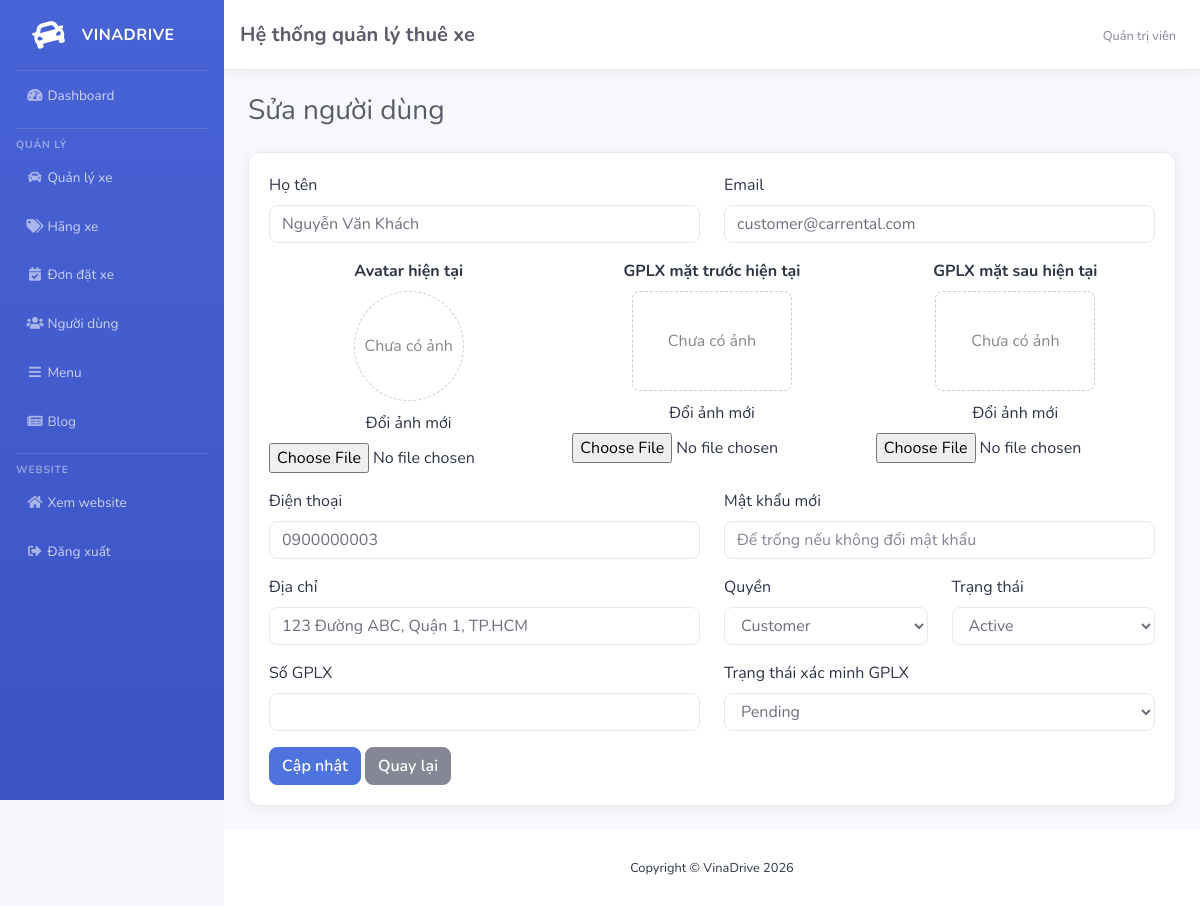
Page /admin/users/3/edit (signed in) on the committed database.
### tables this page shows
CREATE TABLE `users` (
    `UserID`                INT(11) NOT NULL AUTO_INCREMENT,
    `FullName`              VARCHAR(150) NOT NULL,
    `Email`                 VARCHAR(150) NOT NULL,
    `Phone`                 VARCHAR(20) DEFAULT NULL,
     
     
     
    `PasswordHash`          VARCHAR(255) NOT NULL,
    `Address`               VARCHAR(255) DEFAULT NULL,
    `Avatar`                VARCHAR(255) DEFAULT NULL,
    `LicenseNumber`         VARCHAR(50) DEFAULT NULL,
    `LicenseFrontImage`     VARCHAR(255) DEFAULT NULL,
    `LicenseBackImage`      VARCHAR(255) DEFAULT NULL,
    `LicenseVerifiedStatus` VARCHAR(30) DEFAULT 'Pending',
    `LicenseUploadedAt`     DATETIME DEFAULT NULL,
    `RoleID`                INT(11) NOT NULL,
    `Status`                VARCHAR(20) DEFAULT 'Active',
    `CreatedAt`             DATETIME DEFAULT CURRENT_TIMESTAMP,
    `UpdatedAt`             DATETIME DEFAULT NULL ON UPDATE CURRENT_TIMESTAMP,
    PRIMARY KEY (`UserID`),
    UNIQUE KEY `Email` (`Email`),
    UNIQUE KEY `Phone` (`Phone`),
    KEY `RoleID` (`RoleID`),
    CONSTRAINT `fk_users_role` FOREIGN KEY (`RoleID`) REFERENCES `roles` (`RoleID`)
);

### app/Core/Controller.php (called while the page is built, shortened)
<?php
abstract class Controller
{
    protected function view(string $viewName, array $data = [], ?string $layout = 'admin/layout/main'): void
    {
        extract($data);
        $viewFile = __DIR__ . '/../Views/' . $viewName . '.php';
        require $viewFile;
    }
}

### app/Controllers/Admin/UserController.php (called while the page is built, shortened)
<?php
class UserController extends Controller
{
    private UserModel $userModel;
    public function __construct()
    {
        $this->userModel = new UserModel();
    }
    public function edit(string $id): void
    {
        $user = $this->userModel->find((int) $id);
        $this->view('admin/users/edit', [
            'pageTitle' => 'Sửa người dùng',
            'user' => $user,
        ]);
    }
}

### index.php (called while the page is built, shortened)
<?php
require_once __DIR__ . '/app/autoload.php';
$router = new Router();
$router->get('/admin/brands', [BrandController::class, 'index']);
$router->get('/admin/brands/create', [BrandController::class, 'create']);
$router->post('/admin/brands', [BrandController::class, 'store']);
$router->get('/admin/brands/{id}/edit', [BrandController::class, 'edit']);
$router->post('/admin/brands/{id}/update', [BrandController::class, 'update']);
$router->post('/admin/brands/{id}/delete', [BrandController::class, 'destroy']);
$router->get('/admin/cars', [CarController::class, 'index']);
$router->get('/admin/cars/create', [CarController::class, 'create']);
$router->post('/admin/cars', [CarController::class, 'store']);
$router->get('/admin/cars/{id}/edit', [CarController::class, 'edit']);
$router->post('/admin/cars/{id}/update', [CarController::class, 'update']);
$router->post('/admin/cars/{id}/delete', [CarController::class, 'destroy']);
$router->post('/admin/cars/{id}/images/update', [CarController::class, 'updateImage']);
$router->post('/admin/cars/{id}/images/set-main', [CarController::class, 'setMainImage']);
$router->post('/admin/cars/{id}/images/delete', [CarController::class, 'deleteImage']);
$router->get('/admin/users', [UserController::class, 'index']);
$router->get('/admin/users/create', [UserController::class, 'create']);
$router->post('/admin/users', [UserController::class, 'store']);
$router->get('/admin/users/{id}/edit', [UserController::class, 'edit']);
$router->post('/admin/users/{id}/update', [UserController::class, 'update']);
$router->post('/admin/users/{id}/delete', [UserController::class, 'destroy']);
$router->get('/admin/blogs', [BlogController::class, 'index']);
$router->get('/admin/blogs/create', [BlogController::class, 'create']);
$router->post('/admin/blogs', [BlogController::class, 'store']);
$router->get('/admin/blogs/{id}/edit', [BlogController::class, 'edit']);
$router->post('/admin/blogs/{id}/update', [BlogController::class, 'update']);
$router->post('/admin/blogs/{id}/delete', [BlogController::class, 'destroy']);
$router->get('/admin/menus', [MenuController::class, 'index']);
$router->get('/admin/menus/create', [MenuController::class, 'create']);
$router->post('/admin/menus', [MenuController::class, 'store']);
$router->get('/admin/menus/{id}/edit', [MenuController::class, 'edit']);
$router->post('/admin/menus/{id}/update', [MenuController::class, 'update']);
$router->post('/admin/menus/{id}/delete', [MenuController::class, 'destroy']);
$router->get('/admin/dashboard', [DashboardController::class, 'index']);
$router->get('/admin/bookings', [BookingController::class, 'index']);
$router->get('/admin/bookings/{id}', [BookingController::class, 'show']);
$router->get('/admin/bookings/{id}/return-check', [BookingController::class, 'returnCheck']);
$router->post('/admin/bookings/{id}/cancel', [BookingController::class, 'cancel']);
$router->post('/admin/bookings/{id}/return-approve', [BookingController::class, 'returnApprove']);
$router->post('/admin/payments/{id}/confirm', [PaymentController::class, 'confirm']);
$router->post('/admin/payments/{id}/confirm-final', [PaymentController::class, 'confirmFinal']);
$router->get('/login', [AuthController::class, 'showLogin']);
$router->post('/login', [AuthController::class, 'login']);
$router->get('/register', [AuthController::class, 'showRegister']);
$router->post('/register', [AuthController::class, 'register']);
$router->get('/logout', [AuthController::class, 'logout']);
$router->get('/', [PageController::class, 'index']);
$router->get('/about', [PageController::class, 'about']);
$router->get('/contact', [PageController::class, 'contact']);
$router->get('/blog', [FrontendBlogController::class, 'index']);
$router->get('/blog/{slug}', [FrontendBlogController::class, 'show']);
$router->get('/vehicle', [FrontendCarController::class, 'index']);
$router->get('/vehicle/{id}', [FrontendCarController::class, 'show']);
$router->get('/vehicle/{id}/book', [FrontendCarController::class, 'bookForm']);
$router->post('/bookings', [FrontendBookingController::class, 'store']);
$router->get('/profile', [AccountController::class, 'profile']);
$router->post('/profile/update', [AccountController::class, 'updateProfile']);
$router->get('/my-bookings', [AccountController::class, 'myBookings']);
$router->get('/my-bookings/{id}/return', [FrontendBookingController::class, 'returnForm']);
$router->post('/my-bookings/{id}/return', [FrontendBookingController::class, 'submitReturn']);
$router->get('/my-payments', [AccountController::class, 'myPayments']);
$router->dispatch(BASE_PATH);

### app/autoload.php (called while the page is built, shortened)
<?php
spl_autoload_register(function (string $class): void {
    $prefix = 'App\\';
    $relative = substr($class, strlen($prefix));
    $relativePath = str_replace('\\', '/', $relative) . '.php';
    $file = __DIR__ . '/' . $relativePath;
});

### app/Core/Database.php (called while the page is built, shortened)
<?php
class Database
{
    private static ?\mysqli $connection = null;
    public static function connection(): \mysqli
    {
        if (self::$connection === null) {
            $host = 'localhost';
            $username = 'root';
            $password = '';
            $database = 'carrentaldb';
            $conn = new \mysqli($host, $username, $password, $database);
            $conn->set_charset('utf8mb4');
            self::$connection = $conn;
        }
        return self::$connection;
    }
}

### app/Core/Model.php (called while the page is built, shortened)
<?php
abstract class Model
{
    protected string $table;
    protected string $primaryKey = 'id';
    protected \mysqli $db;
    public function __construct()
    {
        $this->db = Database::connection();
    }
    public function find(int $id): ?array
    {
        $stmt = $this->db->prepare("SELECT * FROM `{$this->table}` WHERE `{$this->primaryKey}` = ? LIMIT 1");
        $stmt->bind_param('i', $id);
        $stmt->execute();
        $row = $stmt->get_result()->fetch_assoc();
        return $row ?: null;
    }
}

### app/Views/admin/users/edit.php (the view, shortened to what this page needs)
<?php
$userId = (int) $user['UserID'];
?>
<h1 class="h3 mb-4 text-gray-800">Sửa người dùng</h1>
<div class="card shadow mb-4">
    <div class="card-body">
        <form action="/Carrental/admin/users/<?= $userId ?>/update" method="POST" enctype="multipart/form-data">
            <div class="row">
                <div class="col-md-6 form-group">
                    <label>Họ tên</label>
                    <input type="text" name="FullName" class="form-control" value="<?= htmlspecialchars($user['FullName']) ?>" required>
                </div>
                <div class="col-md-6 form-group">
                    <label>Email</label>
                    <input type="email" name="Email" class="form-control" value="<?= htmlspecialchars($user['Email']) ?>" required>
                </div>
                <div class="col-md-4 form-group text-center">
                    <label class="font-weight-bold d-block">Avatar hiện tại</label>
                    <?php if (!empty($user['Avatar'])): ?>
                        <img src="/Carrental/public/frontend/assets/img/avatars/<?= htmlspecialchars($user['Avatar']) ?>"
                            alt="Avatar" style="width:110px; height:110px; object-fit:cover; border-radius:50%; border:1px solid #ddd; margin-bottom:10px;">
                    <?php else: ?>
                        <div style="width:110px; height:110px; margin:0 auto 10px; border:1px dashed #ccc; border-radius:50%; display:flex; align-items:center; justify-content:center; color:#888;">
                            Chưa có ảnh
                        </div>
                    <?php endif; ?>
                    <label class="d-block">Đổi ảnh mới</label>
                    <input type="file" name="Avatar" class="form-control-file">
                </div>
                <div class="col-md-4 form-group text-center">
                    <label class="font-weight-bold d-block">GPLX mặt trước hiện tại</label>
                    <?php if (!empty($user['LicenseFrontImage'])): ?>
                        <img src="/Carrental/public/frontend/assets/img/GPLX/<?= htmlspecialchars($user['LicenseFrontImage']) ?>"
                            alt="GPLX mặt trước" style="width:160px; height:100px; object-fit:cover; border-radius:8px; border:1px solid #ddd; margin-bottom:10px;">
                    <?php else: ?>
                        <div style="width:160px; height:100px; margin:0 auto 10px; border:1px dashed #ccc; border-radius:8px; display:flex; align-items:center; justify-content:center; color:#888;">
                            Chưa có ảnh
                        </div>
                    <?php endif; ?>
                    <label class="d-block">Đổi ảnh mới</label>
                    <input type="file" name="LicenseFrontImage" class="form-control-file">
                </div>
                <div class="col-md-4 form-group text-center">
                    <label class="font-weight-bold d-block">GPLX mặt sau hiện tại</label>
                    <?php if (!empty($user['LicenseBackImage'])): ?>
                        <img src="/Carrental/public/frontend/assets/img/GPLX/<?= htmlspecialchars($user['LicenseBackImage']) ?>"
                            alt="GPLX mặt sau" style="width:160px; height:100px; object-fit:cover; border-radius:8px; border:1px solid #ddd; margin-bottom:10px;">
                    <?php else: ?>
                        <div style="width:160px; height:100px; margin:0 auto 10px; border:1px dashed #ccc; border-radius:8px; display:flex; align-items:center; justify-content:center; color:#888;">
                            Chưa có ảnh
                        </div>
                    <?php endif; ?>
                    <label class="d-block">Đổi ảnh mới</label>
                    <input type="file" name="LicenseBackImage" class="form-control-file">
                </div>
                <div class="col-md-6 form-group">
                    <label>Điện thoại</label>
                    <input type="text" name="Phone" class="form-control" value="<?= htmlspecialchars($user['Phone']) ?>">
                </div>
                <div class="col-md-6 form-group">
                    <label>Mật khẩu mới</label>
                    <input type="password" name="PasswordHash" class="form-control"
                           placeholder="Để trống nếu không đổi mật khẩu" autocomplete="new-password">
                </div>
                <div class="col-md-6 form-group">
                    <label>Địa chỉ</label>
                    <input type="text" name="Address" class="form-control" value="<?= htmlspecialchars($user['Address']) ?>">
                </div>
                <div class="col-md-3 form-group">
                    <label>Quyền</label>
                    <select name="RoleID" class="form-control">
                        <option value="3" <?= ($user['RoleID'] == 3) ? 'selected' : '' ?>>Customer</option>
                    </select>
                </div>
                <div class="col-md-3 form-group">
                    <label>Trạng thái</label>
                    <select name="Status" class="form-control">
                        <option value="Active" <?= ($user['Status'] == 'Active') ? 'selected' : '' ?>>Active</option>
                    </select>
                </div>
                <div class="col-md-6 form-group">
                    <label>Số GPLX</label>
                    <input type="text" name="LicenseNumber" class="form-control" value="<?= htmlspecialchars($user['LicenseNumber']) ?>">
                </div>
                <div class="col-md-6 form-group">
                    <label>Trạng thái xác minh GPLX</label>
                    <select name="LicenseVerifiedStatus" class="form-control">
                        <option value="Pending" <?= ($user['LicenseVerifiedStatus'] == 'Pending') ? 'selected' : '' ?>>Pending</option>
                    </select>
                </div>
            </div>
            <button type="submit" class="btn btn-primary">Cập nhật</button>
            <a href="/Carrental/admin/users" class="btn btn-secondary">Quay lại</a>
        </form>
    </div>
</div>

### app/Core/Router.php (shortened to what this page needs)
<?php
class Router
{
    private array $routes = [];
    public function get(string $path, array $handler): void
    {
        $this->routes['GET'][] = [$path, $handler];
    }
    public function post(string $path, array $handler): void
    {
        $this->routes['POST'][] = [$path, $handler];
    }
    public function dispatch(string $basePath = ''): void
    {
        $method = $_SERVER['REQUEST_METHOD'] ?? 'GET';
        $uri = parse_url($_SERVER['REQUEST_URI'] ?? '/', PHP_URL_PATH);
        if ($basePath !== '' && str_starts_with($uri, $basePath)) {
            $uri = substr($uri, strlen($basePath));
        }
        $uri = '/' . trim($uri, '/');
        foreach ($this->routes[$method] ?? [] as [$routePath, $handler]) {
            $params = $this->match($routePath, $uri);
            if ($params !== null) {
                [$controllerClass, $action] = $handler;
                $controller = new $controllerClass();
                call_user_func_array([$controller, $action], $params);
                return;
            }
        }
    }
    private function match(string $routePath, string $uri): ?array
    {
        $paramNames = [];
        $pattern = preg_replace_callback('/\{(\w+)\}/', function ($m) use (&$paramNames) {
            $paramNames[] = $m[1];
            return '([^/]+)';
        }, $routePath);
        $pattern = '#^' . $pattern . '$#';
        if (preg_match($pattern, $uri, $matches)) {
            array_shift($matches);
            return array_values($matches);
        }
        return null;
    }
}

### public/admin/css/admin-theme.css (style rules this page uses)
:root { --admin-primary: #4e73df; --admin-primary-dark: #3a5cc9; --admin-radius: 12px; --admin-radius-sm: 8px; --admin-border: #e7eaf3; --admin-shadow: 0 .15rem .85rem rgba(58, 59, 69, .08); --admin-shadow-hover: 0 .35rem 1.2rem rgba(58, 59, 69, .12); --admin-text: #2e3548; --admin-text-muted: #6f7485; }
body { background-color: #f4f6fb; font-family: 'Nunito', -apple-system, BlinkMacSystemFont, 'Segoe UI', Roboto, sans-serif; color: var(--admin-text); }
.card { border: 1px solid var(--admin-border); border-radius: var(--admin-radius); box-shadow: var(--admin-shadow); }
.shadow, .shadow-sm { box-shadow: var(--admin-shadow) !important; }
.card-body { color: var(--admin-text); }
.form-control { border: 1px solid var(--admin-border); border-radius: var(--admin-radius-sm); }
.btn { border-radius: var(--admin-radius-sm); font-weight: 600; }

### rows in the picture
users: FullName "Nguyễn Văn Khách", Email "customer@carrental.com", Phone "0900000003", Address "123 Đường ABC, Quận 1, TP.HCM", RoleID "Customer", Status "Active", LicenseVerifiedStatus "Pending"
